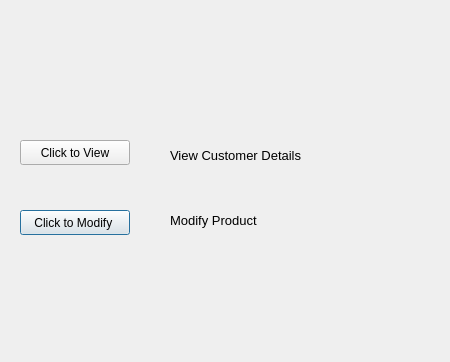
<?xml version="1.0" encoding="UTF-8"?>
<ui version="4.0">
 <class>adminmenu</class>
 <widget class="QDialog" name="adminmenu">
  <property name="geometry">
   <rect>
    <x>0</x>
    <y>0</y>
    <width>450</width>
    <height>362</height>
   </rect>
  </property>
  <property name="windowTitle">
   <string>Administrator Menu</string>
  </property>
  <property name="windowIcon">
   <iconset>
    <normaloff>../pictures/minilogo_g9m_icon.ico</normaloff>../pictures/minilogo_g9m_icon.ico</iconset>
  </property>
  <widget class="QLabel" name="customerdetail">
   <property name="geometry">
    <rect>
     <x>170</x>
     <y>140</y>
     <width>171</width>
     <height>31</height>
    </rect>
   </property>
   <property name="font">
    <font>
     <pointsize>10</pointsize>
    </font>
   </property>
   <property name="text">
    <string>View Customer Details</string>
   </property>
  </widget>
  <widget class="QLabel" name="modify">
   <property name="geometry">
    <rect>
     <x>170</x>
     <y>210</y>
     <width>121</width>
     <height>21</height>
    </rect>
   </property>
   <property name="font">
    <font>
     <pointsize>10</pointsize>
    </font>
   </property>
   <property name="text">
    <string>Modify Product</string>
   </property>
  </widget>
  <widget class="QPushButton" name="pushButtonmodify">
   <property name="geometry">
    <rect>
     <x>20</x>
     <y>210</y>
     <width>110</width>
     <height>25</height>
    </rect>
   </property>
   <property name="font">
    <font>
     <pointsize>9</pointsize>
    </font>
   </property>
   <property name="text">
    <string>Click to Modify </string>
   </property>
  </widget>
  <widget class="QPushButton" name="pushButtonview">
   <property name="geometry">
    <rect>
     <x>20</x>
     <y>140</y>
     <width>110</width>
     <height>25</height>
    </rect>
   </property>
   <property name="font">
    <font>
     <pointsize>9</pointsize>
    </font>
   </property>
   <property name="text">
    <string>Click to View</string>
   </property>
  </widget>
  <widget class="QLabel" name="label_2">
   <property name="geometry">
    <rect>
     <x>0</x>
     <y>0</y>
     <width>451</width>
     <height>361</height>
    </rect>
   </property>
   <property name="text">
    <string/>
   </property>
   <property name="pixmap">
    <pixmap>../pictures/admin menu bkg.jpg</pixmap>
   </property>
  </widget>
  <zorder>label_2</zorder>
  <zorder>customerdetail</zorder>
  <zorder>modify</zorder>
  <zorder>pushButtonmodify</zorder>
  <zorder>pushButtonview</zorder>
 </widget>
 <tabstops>
  <tabstop>pushButtonview</tabstop>
  <tabstop>pushButtonmodify</tabstop>
 </tabstops>
 <resources/>
 <connections/>
</ui>
